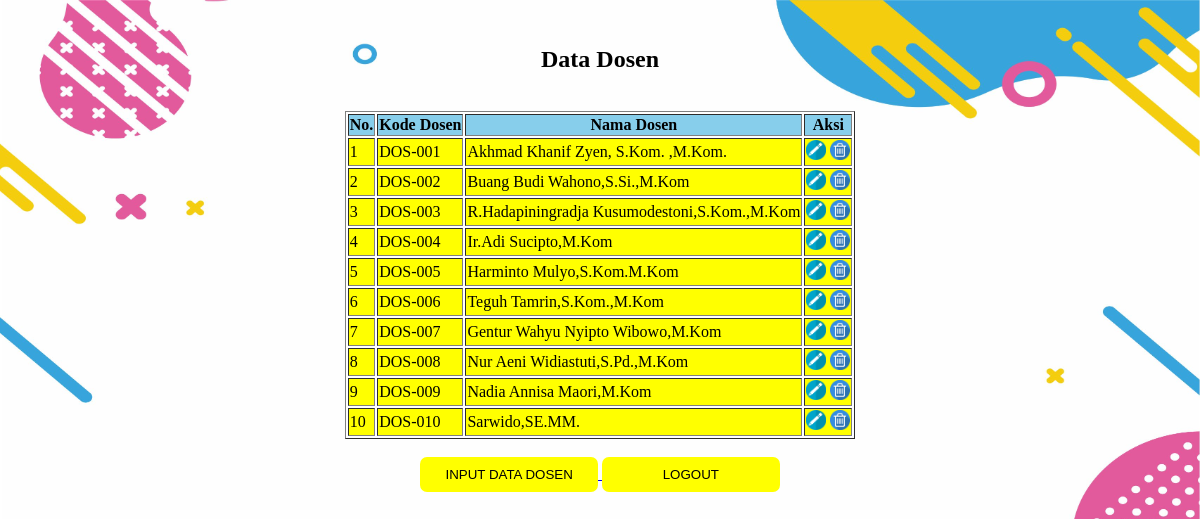
The page /index_dosen.php on the database its author committed.
### tables this page shows
CREATE TABLE `dosen` (
  `kode_dosen` varchar(15) NOT NULL,
  `nama_dosen` varchar(50) DEFAULT NULL
);

### index_dosen.php (the view, shortened to what this page needs)
<?php
include ("koneksi.php");
?>
<html>
<head>
	<link rel="stylesheet" type="text/css" href="style.css">
</head>
	<br>
	<font color="black"><h2 align="center" >Data Dosen</h2></font>
	<br>
	<table border="1px" align="center" bgcolor="white">
		<tr align="center" bgcolor="skyblue">
			<th>No.</th>
			<th>Kode Dosen</th>
			<th>Nama Dosen</th>
			<th>Aksi</th>
		</tr>
	<?php
		$sql = mysqli_query($koneksi, "SELECT * FROM dosen");
		$no = 1;
		while ($tampil =mysqli_fetch_array($sql)){
			?>
		<tr bgcolor="yellow">
			<td><?php echo $no;?>					   </td>
			<td><?php echo $tampil['kode_dosen'];?>		</td>
			<td><?php echo $tampil['nama_dosen'];?>		</td>
			<td>
				<a href="edit_dosen.php?kode_dosen=<?php echo $tampil['kode_dosen']; ?>"><img src="edit.png" width="20px" height="20px"/></a>
				<a href="delete_dosen.php?kode_dosen=<?php echo $tampil['kode_dosen']; ?>"><img src="hapus.png" width="20px" height="20px"/></a>
			</td>
		</tr>
	<?php
		$no++;
			}
	?>
	</table>
	<br>
	<div align="center">
	<a href="input_dosen.php" ><input type="submit" class="tombol_login" value="INPUT DATA DOSEN">
	<a href="logout.php" ><input type="submit" class="tombol_login" value="LOGOUT">
</body>
</html>

### style.css (style rules this page uses)
.tombol_login { background: yellow; color: black; font-size: 10pt; width: 15%; border: none; border-radius: 7px; padding: 10px 10px; }

### rows shown on the page
dosen: kode_dosen "DOS-001", nama_dosen "Akhmad Khanif Zyen, S.Kom. ,M.Kom."
dosen: kode_dosen "DOS-002", nama_dosen "Buang Budi Wahono,S.Si.,M.Kom"
dosen: kode_dosen "DOS-003", nama_dosen "R.Hadapiningradja Kusumodestoni,S.Kom.,M.Kom"
dosen: kode_dosen "DOS-004", nama_dosen "Ir.Adi Sucipto,M.Kom"
dosen: kode_dosen "DOS-005", nama_dosen "Harminto Mulyo,S.Kom.M.Kom"
dosen: kode_dosen "DOS-006", nama_dosen "Teguh Tamrin,S.Kom.,M.Kom"
dosen: kode_dosen "DOS-007", nama_dosen "Gentur Wahyu Nyipto Wibowo,M.Kom"
dosen: kode_dosen "DOS-008", nama_dosen "Nur Aeni Widiastuti,S.Pd.,M.Kom"
dosen: kode_dosen "DOS-009", nama_dosen "Nadia Annisa Maori,M.Kom"
dosen: kode_dosen "DOS-010", nama_dosen "Sarwido,SE.MM."
